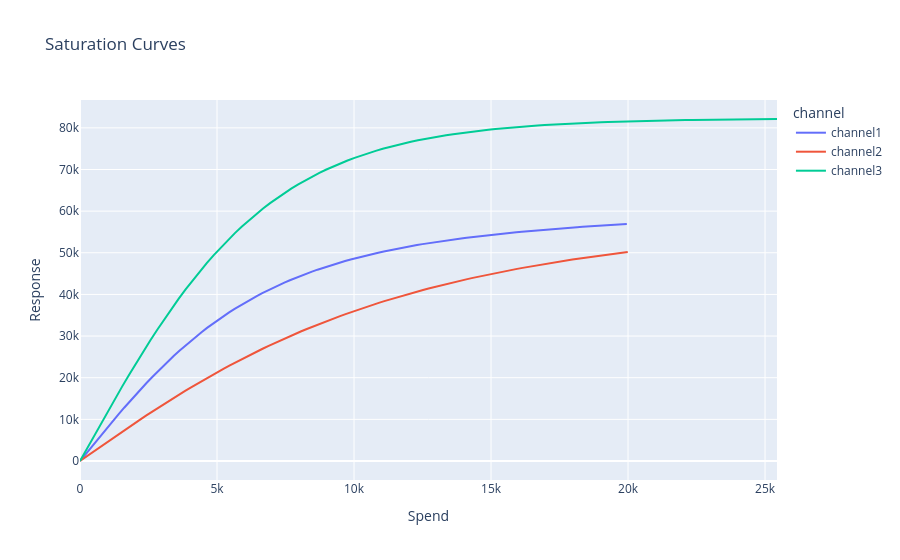

Here is the notebook cell this chart was saved with:
### Code cell
mmm.plot_interactive.saturation_curves(
)
